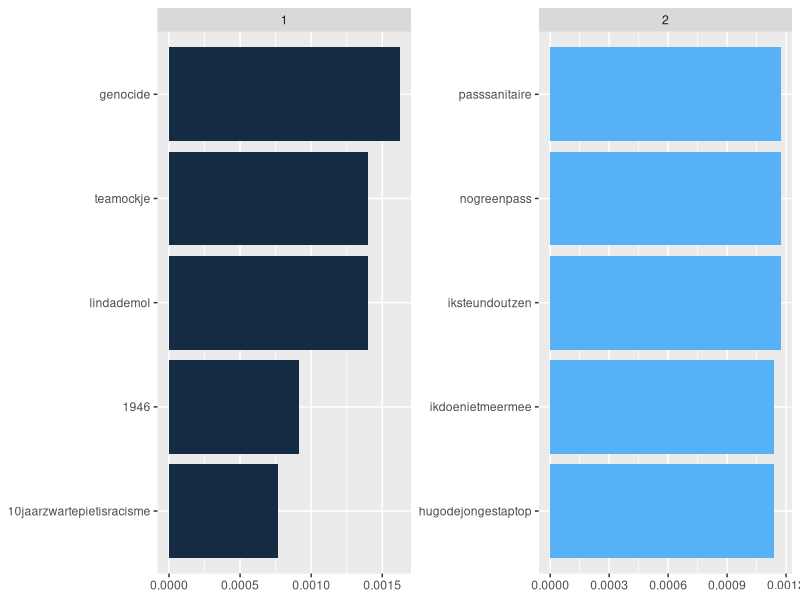

This figure's R source:
library(dplyr)
library(tidytext)
library(forcats)
library(ggplot2)

tweet_words <- read.csv('data/R_data/workable_data.csv') %>% 
  unnest_tokens(word, clean_text_string) %>% 
  count(modularity_class, word, sort = TRUE)

total_words <- tweet_words %>% 
  group_by(modularity_class) %>% 
  summarize(total = sum(n))

tweet_words <- left_join(tweet_words, total_words)

tweet_tf_idf <- tweet_words %>%
  bind_tf_idf(word, modularity_class, n)

tweet_tf_idf %>%
  group_by(modularity_class) %>%
  subset(modularity_class %in% c(1,2)) %>%
  slice_max(tf_idf, n = 5) %>%
  ungroup() %>%
  ggplot(aes(tf_idf, fct_reorder(word, tf_idf), fill = modularity_class)) +
  geom_col(show.legend = FALSE) +
  facet_wrap(~modularity_class, ncol = 2, scales = "free") +
  labs(x = NULL, y = NULL)
